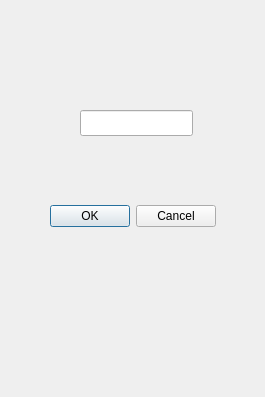
<?xml version="1.0" encoding="UTF-8"?>
<ui version="4.0">
 <class>YReferencePoint</class>
 <widget class="QDialog" name="YReferencePoint">
  <property name="geometry">
   <rect>
    <x>0</x>
    <y>0</y>
    <width>265</width>
    <height>397</height>
   </rect>
  </property>
  <property name="windowTitle">
   <string>Dialog</string>
  </property>
  <widget class="QLineEdit" name="lineEdit">
   <property name="geometry">
    <rect>
     <x>80</x>
     <y>110</y>
     <width>113</width>
     <height>26</height>
    </rect>
   </property>
  </widget>
  <widget class="QDialogButtonBox" name="buttonBox">
   <property name="geometry">
    <rect>
     <x>50</x>
     <y>200</y>
     <width>166</width>
     <height>33</height>
    </rect>
   </property>
   <property name="standardButtons">
    <set>QDialogButtonBox::Cancel|QDialogButtonBox::Ok</set>
   </property>
  </widget>
 </widget>
 <resources/>
 <connections/>
</ui>
